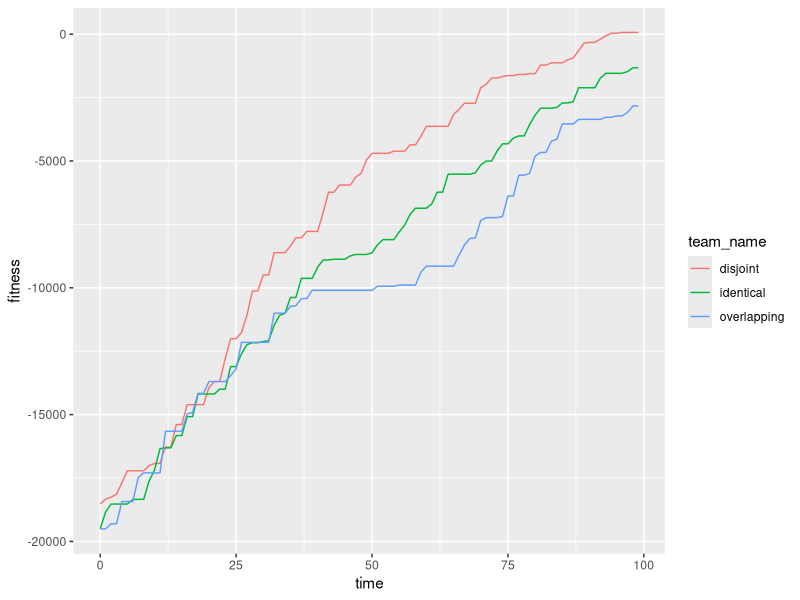

Recreate this plot in R.
## ---- chunk 1
library(tidyverse)
## ---- chunk 2
results <- read_csv("first_results.csv")
ggplot(results, aes(time, fitness, color = team_name)) +
  geom_line()
